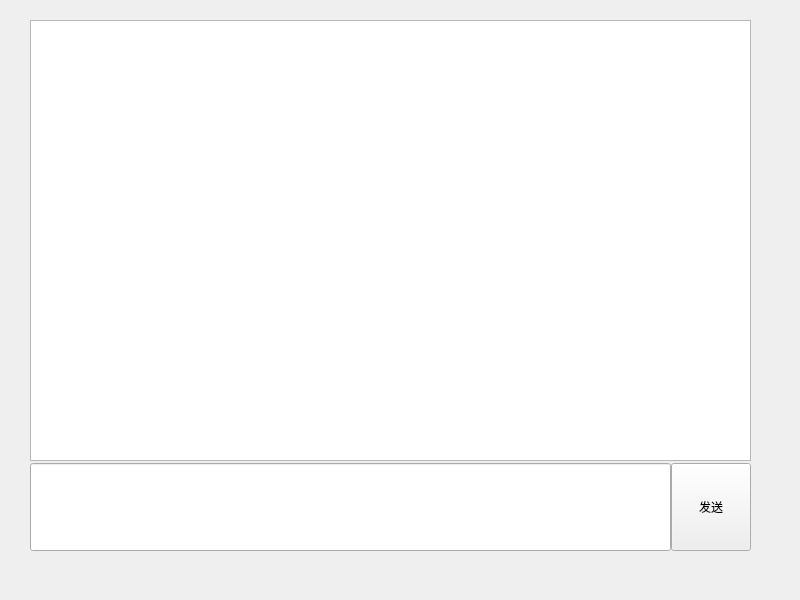
<?xml version="1.0" encoding="UTF-8"?>
<ui version="4.0">
 <class>Widget</class>
 <widget class="QWidget" name="Widget">
  <property name="geometry">
   <rect>
    <x>0</x>
    <y>0</y>
    <width>800</width>
    <height>600</height>
   </rect>
  </property>
  <property name="windowTitle">
   <string>Widget</string>
  </property>
  <widget class="QWidget" name="">
   <property name="geometry">
    <rect>
     <x>30</x>
     <y>20</y>
     <width>721</width>
     <height>531</height>
    </rect>
   </property>
   <layout class="QVBoxLayout" name="verticalLayout" stretch="5,1">
    <property name="spacing">
     <number>2</number>
    </property>
    <item>
     <widget class="QListWidget" name="listWidget"/>
    </item>
    <item>
     <layout class="QHBoxLayout" name="horizontalLayout">
      <property name="spacing">
       <number>0</number>
      </property>
      <item>
       <widget class="QLineEdit" name="lineEdit">
        <property name="sizePolicy">
         <sizepolicy hsizetype="Expanding" vsizetype="Expanding">
          <horstretch>0</horstretch>
          <verstretch>0</verstretch>
         </sizepolicy>
        </property>
       </widget>
      </item>
      <item>
       <widget class="QPushButton" name="pushButton">
        <property name="sizePolicy">
         <sizepolicy hsizetype="Minimum" vsizetype="Expanding">
          <horstretch>0</horstretch>
          <verstretch>0</verstretch>
         </sizepolicy>
        </property>
        <property name="text">
         <string>发送</string>
        </property>
       </widget>
      </item>
     </layout>
    </item>
   </layout>
  </widget>
 </widget>
 <resources/>
 <connections/>
</ui>
